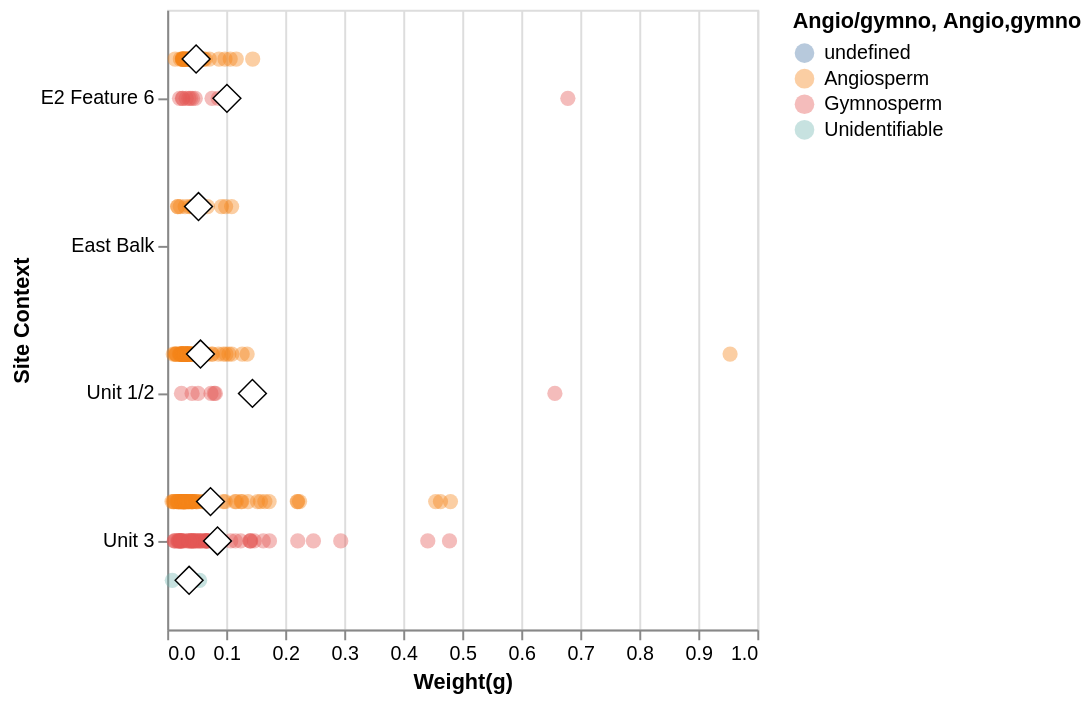

Write notebook code for a chart like this one.
### Markdown cell above
### Layering Example 
We can use layering to visualize how wood specimen weights vary across site contexts and botanical groups. Instead of overwhelming a single mark type, layering will help us combine the raw points with summary statistics and create a visual hierarchy to distinguish between individual measurements and group means.

### Code cell
# Create a scatter plot displaying individual wood specimen weights by context
points = alt.Chart(data).mark_circle(
    size=60,
    opacity=0.4
).encode(
    alt.X('Weight (g):Q', title='Weight(g)'),
    alt.Y('Context:N', title='Site Context'),
    alt.YOffset('Angio/gymno:N'), #Offset here will separate botanical groups vertically within each context
    alt.Color('Angio/gymno:N'),
    tooltip=['FS #', 'Wood #', 'Family', 'Weight (g)']
)

# Layer mean weight per botanical group within each context
mean_points = alt.Chart(data).mark_point(
    size=200,
    filled=True,
    shape='diamond',
    fill='white',
    stroke='black',
    strokeWidth= .75
).encode(
    alt.X('mean(Weight (g)):Q'),
    alt.Y('Context:N'),
    alt.YOffset('Angio/gymno:N'),
    alt.Color('Angio,gymno:N')
)

# Now we can combine them with one line
chart = points + mean_points
chart

### Figure 1 — Vega-Lite specification as saved in the notebook (floating-point values rounded to 4 significant figures; data arrays with more than 128 entries replaced by an {"elided": "..."} marker saying what was removed)
{"config": {"view": {"continuousWidth": 300, "continuousHeight": 300}}, "layer": [{"mark": {"type": "circle", "opacity": 0.4, "size": 60}, "encoding": {"color": {"field": "Angio/gymno", "type": "nominal"}, "tooltip": [{"field": "FS #", "type": "quantitative"}, {"field": "Wood #", "type": "nominal"}, {"field": "Family", "type": "nominal"}, {"field": "Weight (g)", "type": "quantitative"}], "x": {"field": "Weight (g)", "title": "Weight(g)", "type": "quantitative"}, "y": {"field": "Context", "title": "Site Context", "type": "nominal"}, "yOffset": {"field": "Angio/gymno", "type": "nominal"}}}, {"mark": {"type": "point", "fill": "white", "filled": true, "shape": "diamond", "size": 200, "stroke": "black", "strokeWidth": 0.75}, "encoding": {"color": {"field": "Angio,gymno", "type": "nominal"}, "x": {"aggregate": "mean", "field": "Weight (g)", "type": "quantitative"}, "y": {"field": "Context", "type": "nominal"}, "yOffset": {"field": "Angio/gymno", "type": "nominal"}}}], "data": {"name": "data-832df9cd73a3d076e0fb48281093a8c4"}, "$schema": "https://vega.github.io/schema/vega-lite/v6.1.0.json", "datasets": {"data-832df9cd73a3d076e0fb48281093a8c4": {"elided": "272 records"}}}
